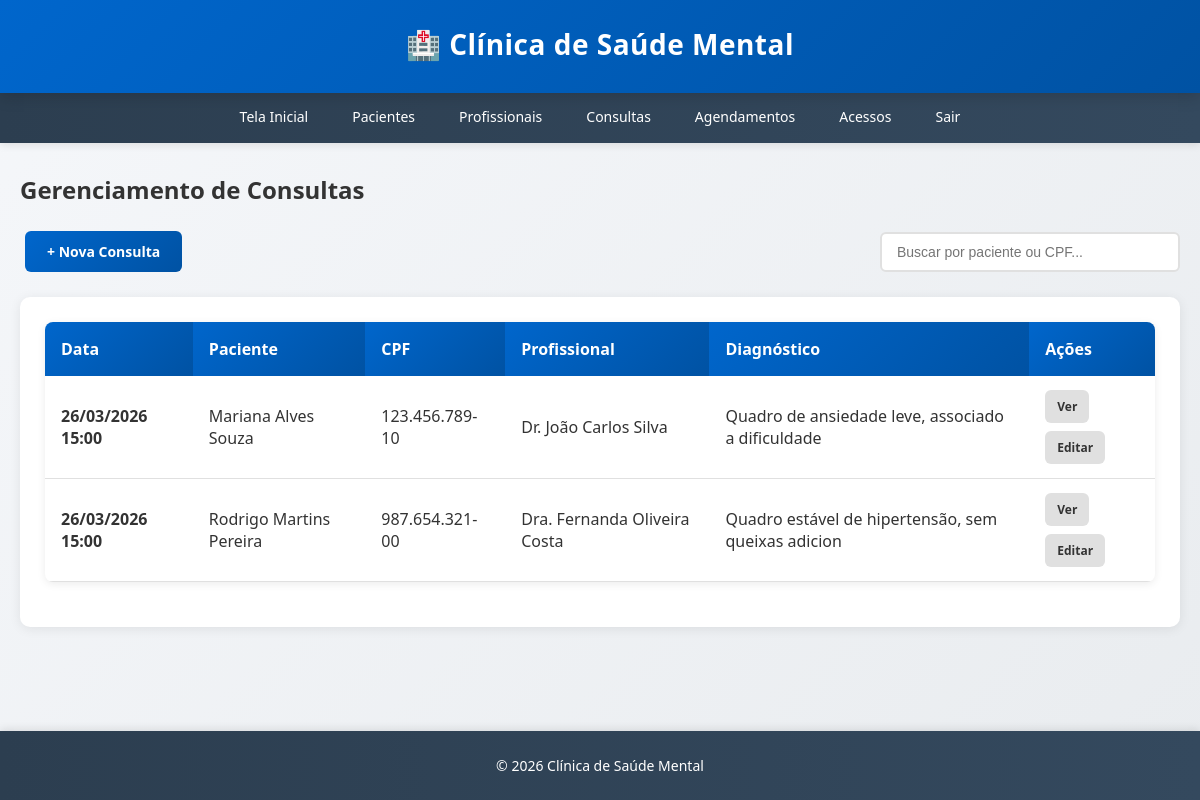
Page /consultas/ (signed in) on the committed database.
### app/models.py (models this page shows, shortened)
class Consulta(db.Model):
    __tablename__ = 'consultas'
    id = db.Column(db.Integer, primary_key=True)
    paciente_id = db.Column(db.Integer, db.ForeignKey('pacientes.id'), nullable=False)
    profissional_id = db.Column(db.Integer, db.ForeignKey('profissionais.id'), nullable=False)
    consultorio_id = db.Column(db.Integer, db.ForeignKey('consultorios.id'), nullable=True)
    data_consulta = db.Column(db.DateTime, nullable=False)
    diagnostico = db.Column(db.Text, nullable=True)
    prescricao = db.Column(db.Text, nullable=True)
    observacoes = db.Column(db.Text, nullable=True)
    data_registro = db.Column(db.DateTime, default=datetime.utcnow)
    consultorio_sala = db.Column(db.String(50), nullable=True)
    consultorio = db.relationship('Consultorio')

class Paciente(db.Model):
    __tablename__ = 'pacientes'
    id = db.Column(db.Integer, primary_key=True)
    nome = db.Column(db.String(150), nullable=False)
    cpf = db.Column(db.String(14), unique=True, nullable=False)
    data_nascimento = db.Column(db.Date, nullable=False)
    telefone = db.Column(db.String(20), nullable=False)
    email = db.Column(db.String(120), nullable=True)
    endereco = db.Column(db.String(300), nullable=True)
    historico_medico = db.Column(db.Text, nullable=True)
    estado_civil = db.Column(db.String(50), nullable=True)
    nome_contato_emergencia = db.Column(db.String(150), nullable=True)
    telefone_contato_emergencia = db.Column(db.String(20), nullable=True)
    data_cadastro = db.Column(db.DateTime, default=datetime.utcnow)
    consultas = db.relationship('Consulta', backref='paciente', lazy=True, cascade='all, delete-orphan')
    agendamentos = db.relationship('Agendamento', backref='paciente', lazy=True, cascade='all, delete-orphan')

class Profissional(db.Model):
    __tablename__ = 'profissionais'
    id = db.Column(db.Integer, primary_key=True)
    nome = db.Column(db.String(150), nullable=False)
    cpf = db.Column(db.String(14), unique=True, nullable=False)
    especialidade = db.Column(db.String(100), nullable=False)
    especialidade_customizada = db.Column(db.String(100), nullable=True)
    telefone = db.Column(db.String(20), nullable=False)
    email = db.Column(db.String(120), nullable=True)
    numero_registro = db.Column(db.String(50), nullable=True)
    estado_civil = db.Column(db.String(50), nullable=True)
    endereco = db.Column(db.String(300), nullable=True)
    nome_contato_emergencia = db.Column(db.String(150), nullable=True)
    telefone_contato_emergencia = db.Column(db.String(20), nullable=True)
    data_cadastro = db.Column(db.DateTime, default=datetime.utcnow)
    consultas = db.relationship('Consulta', backref='profissional', lazy=True, cascade='all, delete-orphan')
    agendamentos = db.relationship('Agendamento', backref='profissional', lazy=True, cascade='all, delete-orphan')

### app/routes.py (the view)
@consultas_bp.route('/')
@login_required
def listar_consultas():
    consultas = Consulta.query.all()
    return render_template('consultas/listar.html', consultas=consultas)

### app/templates/consultas/listar.html (shortened to what this page needs)
{% extends "base.html" %}
{% block content %}
<h2>Gerenciamento de Consultas</h2>
<div class="header-actions">
    <a href="{{ url_for('consultas.nova_consulta') }}" class="btn btn-primary">+ Nova Consulta</a>
    <div class="search-box">
        <input type="text" id="searchInput" placeholder="Buscar por paciente ou CPF...">
    </div>
</div>
{% if consultas %}
<div class="card">
    <table>
        <thead>
            <tr>
                <th>Data</th>
                <th>Paciente</th>
                <th>CPF</th>
                <th>Profissional</th>
                <th>Diagnóstico</th>
                <th>Ações</th>
            </tr>
        </thead>
        <tbody id="consultasTable">
            {% for consulta in consultas %}
            <tr class="consulta-row" data-search="{{ consulta.paciente.nome|lower }} {{ consulta.paciente.cpf|lower }}">
                <td><strong>{{ consulta.data_consulta.strftime('%d/%m/%Y %H:%M') }}</strong></td>
                <td>{{ consulta.paciente.nome }}</td>
                <td>{{ consulta.paciente.cpf|format_cpf }}</td>
                <td>{{ consulta.profissional.nome }}</td>
                <td>{{ consulta.diagnostico[:50] or '-' }}</td>
                <td>
                    <div class="actions-cell">
                        <a href="{{ url_for('consultas.ver_consulta', id=consulta.id) }}" class="btn btn-secondary">Ver</a>
                        <a href="{{ url_for('consultas.editar_consulta', id=consulta.id) }}" class="btn btn-secondary">Editar</a>
                    </div>
                </td>
            </tr>
            {% endfor %}
        </tbody>
    </table>
</div>
{% else %}
<div class="no-data">
    <p>Nenhuma consulta registrada no sistema.</p>
    <a href="{{ url_for('consultas.nova_consulta') }}" class="btn btn-primary">Registrar Primeira Consulta</a>
</div>
{% endif %}
{% endblock %}

### app/templates/base.html (style rules this page uses)
* { margin: 0; padding: 0; box-sizing: border-box; }
body { font-family: 'Segoe UI', Tahoma, Geneva, Verdana, sans-serif; background: linear-gradient(135deg, #f5f7fa 0%, #e9ecef 100%); color: #333; min-height: 100vh; display: flex; flex-direction: column; }
.btn { display: inline-block; padding: 11px 22px; margin: 5px; border: none; border-radius: 6px; cursor: pointer; text-decoration: none; font-size: 14px; font-weight: 600; transition: all 0.3s ease; }
.btn-primary { background: linear-gradient(135deg, #0066cc 0%, #0052a3 100%); color: white; }
.btn-secondary { background: #e0e0e0; color: #333; }
table { width: 100%; border-collapse: collapse; background: white; box-shadow: 0 2px 8px rgba(0, 0, 0, 0.08); margin-bottom: 20px; border-radius: 8px; overflow: hidden; }
table th { background: linear-gradient(135deg, #0066cc 0%, #0052a3 100%); color: white; padding: 16px; text-align: left; font-weight: 600; }
table td { padding: 14px 16px; border-bottom: 1px solid #e0e0e0; }
.card { background: white; border-radius: 10px; box-shadow: 0 2px 12px rgba(0, 0, 0, 0.08); padding: 25px; margin-bottom: 20px; transition: all 0.3s ease; }
h2 { color: #333; margin-bottom: 10px; font-size: 24px; font-weight: 600; }
h2 { color: #333; margin-bottom: 20px; font-size: 24px; font-weight: 600; }

### app/templates/consultas/listar.html (style rules this page uses)
.header-actions { display: flex; justify-content: space-between; align-items: center; margin-bottom: 20px; gap: 15px; }
.search-box { flex: 1; max-width: 300px; }
.search-box input { width: 100%; padding: 10px 15px; border: 2px solid #e0e0e0; border-radius: 6px; font-size: 14px; transition: all 0.3s ease; }
.actions-cell { display: flex; gap: 8px; flex-wrap: wrap; }
.actions-cell .btn { margin: 0; padding: 8px 12px; font-size: 12px; }

### rows in the picture
Consulta: data_consulta "26/03/2026 15:00", paciente.nome "Mariana Alves Souza", paciente.cpf "123.456.789-10", profissional.nome "Dr. João Carlos Silva", diagnostico "Quadro de ansiedade leve, associado a dificuldade"
Consulta: data_consulta "26/03/2026 15:00", paciente.nome "Rodrigo Martins Pereira", paciente.cpf "987.654.321-00", profissional.nome "Dra. Fernanda Oliveira Costa", diagnostico "Quadro estável de hipertensão, sem queixas adicion"
